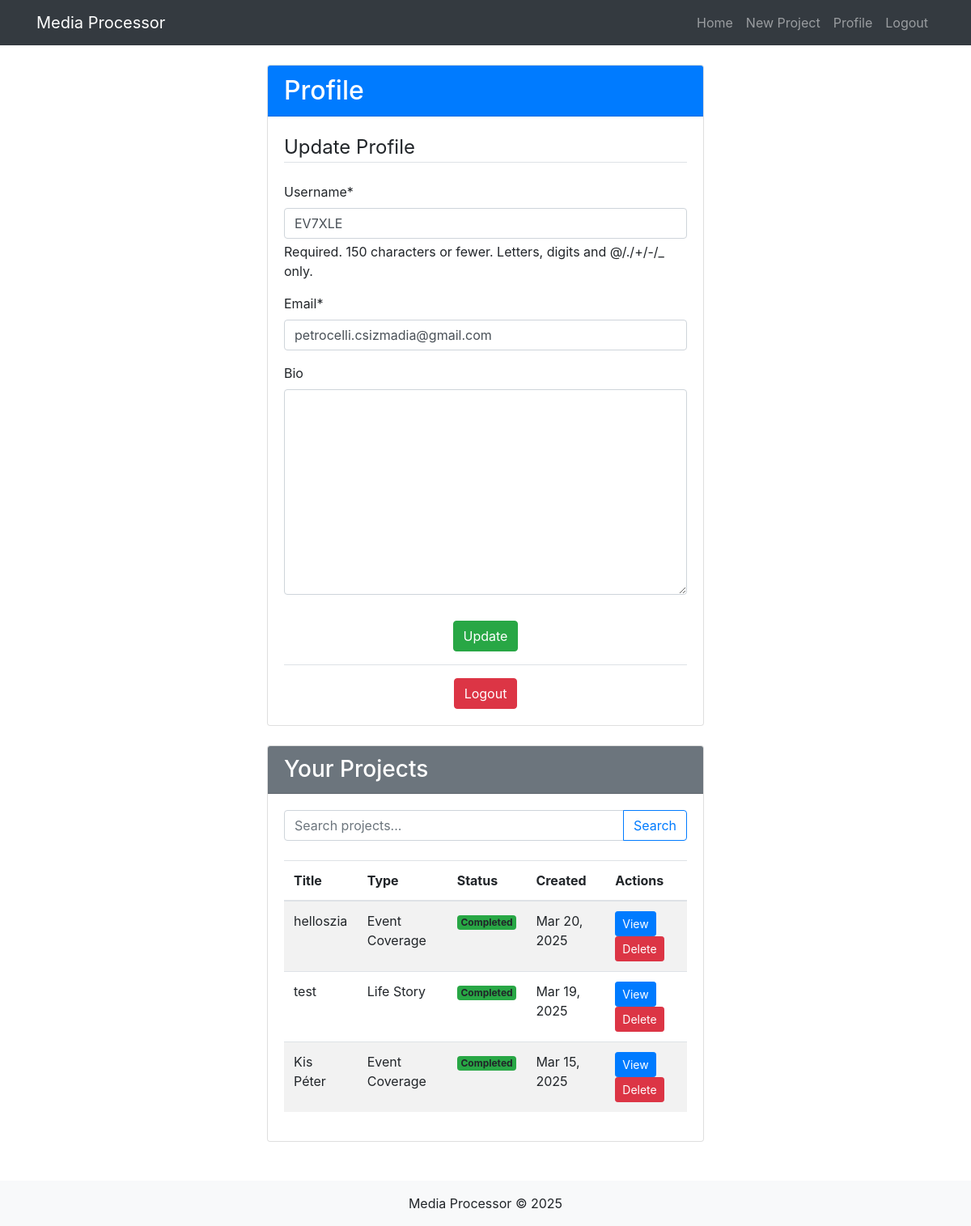
/accounts/profile/ (signed in), run on an earlier commit of the app's database.
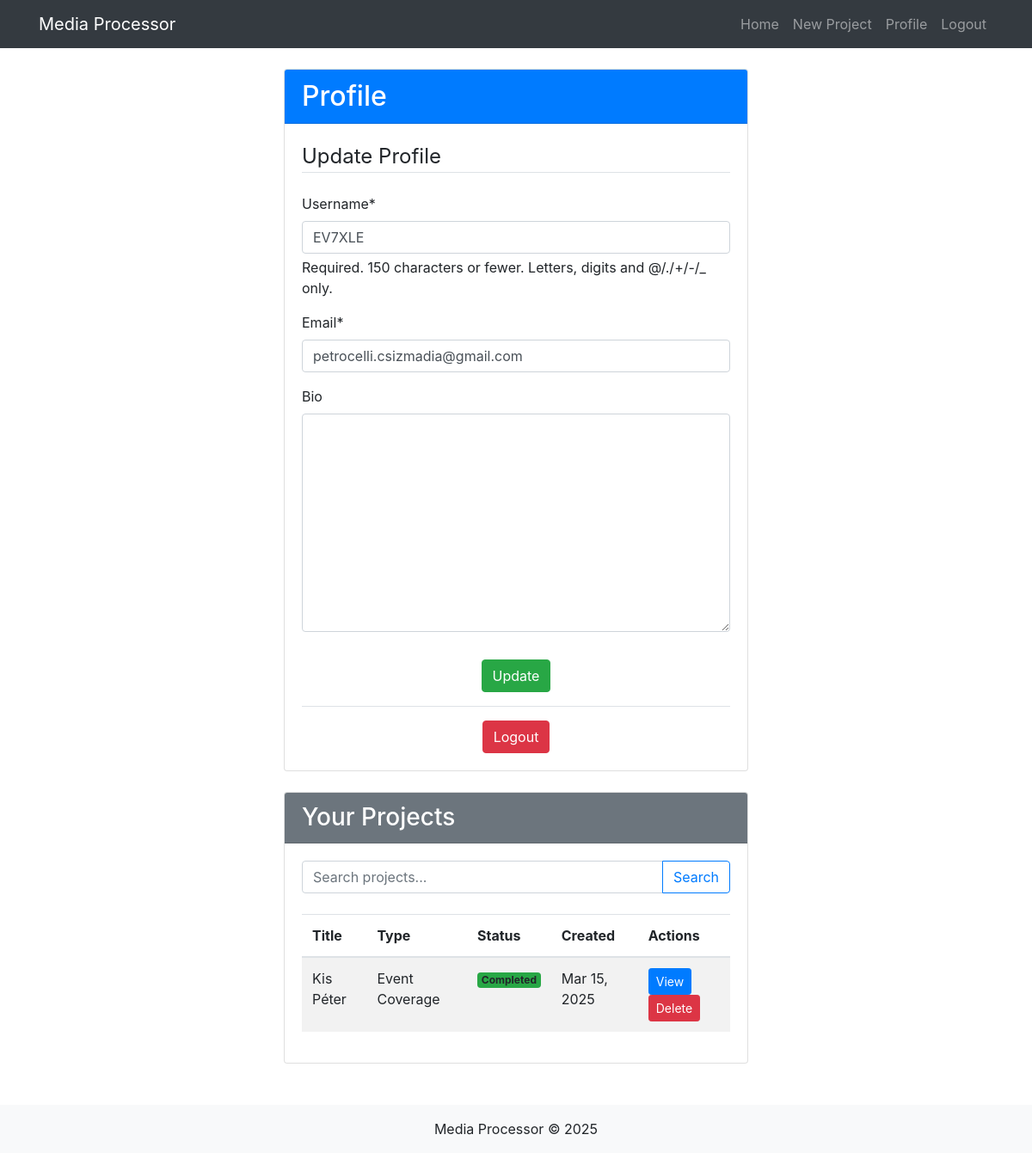
And on a later commit of the database.
### media_app/models.py (models this page shows, shortened)
class MediaProject(models.Model):
    STATUS_CHOICES = (
        ('pending', 'Pending'),
        ('processing', 'Processing'),
        ('completed', 'Completed'),
        ('failed', 'Failed'),
    )
    PROJECT_TYPES = (
        ('life_story', 'Life Story'),
        ('event_coverage', 'Event Coverage'),
        ('memory_collection', 'Memory Collection'),
    )
    title = models.CharField(max_length=200)
    description = models.TextField(blank=True)
    user = models.ForeignKey(User, on_delete=models.CASCADE)
    created_at = models.DateTimeField(auto_now_add=True)
    updated_at = models.DateTimeField(auto_now=True)
    status = models.CharField(max_length=20, choices=STATUS_CHOICES, default='pending')
    output_file = models.FileField(upload_to='outputs/', null=True, blank=True)
    qr_code = models.FileField(upload_to='qrcodes/', null=True, blank=True)
    type = models.CharField(max_length=20, choices=PROJECT_TYPES, default='life_story')
    drive_file_id = models.CharField(max_length=100, null=True, blank=True)
    drive_web_view_link = models.URLField(max_length=500, null=True, blank=True)

### accounts/views.py (the view)
# urls.py: path('profile/', views.profile, name='profile'),
@login_required
def profile(request):
    profile, created = Profile.objects.get_or_create(user=request.user)
    search_query = request.GET.get('search', '')
    projects = MediaProject.objects.filter(user=request.user)
    if search_query:
        projects = projects.filter(
            Q(title__icontains=search_query) |
            Q(description__icontains=search_query)
        )
    projects = projects.order_by('-created_at')
    if request.method == 'POST':
        if 'delete_project' in request.POST:
            project_id = request.POST.get('project_id')
            try:
                project = MediaProject.objects.get(id=project_id, user=request.user)
                project.delete()
                messages.success(request, f'Project "{project.title}" deleted successfully!')
            except MediaProject.DoesNotExist:
                messages.error(request, 'Project not found or you do not have permission.')
            except Exception as e:
                logger.error(f"Error deleting project {project_id}: {str(e)}")
                messages.error(request, f'An error occurred: {str(e)}')
            return redirect('profile')
        u_form = UserUpdateForm(request.POST, instance=request.user)
        p_form = ProfileUpdateForm(request.POST, instance=profile)
        if u_form.is_valid() and p_form.is_valid():
            u_form.save()
            p_form.save()
            messages.success(request, 'Your account has been updated!')
            return redirect('profile')
    else:
        u_form = UserUpdateForm(instance=request.user)
        p_form = ProfileUpdateForm(instance=profile)
    context = {
        'u_form': u_form,
        'p_form': p_form,
        'projects': projects,
        'search_query': search_query
    }
    return render(request, 'accounts/profile.html', context)

### accounts/forms.py
class UserUpdateForm(forms.ModelForm):
    email = forms.EmailField()
    class Meta:
        model = User
        fields = ['username', 'email']

class ProfileUpdateForm(forms.ModelForm):
    class Meta:
        model = Profile
        fields = ['bio']

### accounts/templates/accounts/profile.html (shortened to what this page needs)
{% extends 'base.html' %}
{% load crispy_forms_tags %}
{% block content %}
<div class="row">
    <div class="col-md-6 offset-md-3">
        <div class="card mb-4">
            <div class="card-header bg-primary text-white">
                <h2 class="mb-0">Profile</h2>
            </div>
            <div class="card-body">
                <form method="POST">
                    <fieldset class="form-group">
                        <legend class="border-bottom mb-4">Update Profile</legend>
                        {{ u_form|crispy }}
                        {{ p_form|crispy }}
                    </fieldset>
                    <div class="form-group text-center mt-3">
                        <button type="submit" class="btn btn-success">Update</button>
                    </div>
                </form>
                <div class="border-top pt-3 mt-3 text-center">
                    <a href="{% url 'logout' %}" class="btn btn-danger">Logout</a>
                </div>
            </div>
        </div>
        <div class="card">
            <div class="card-header bg-secondary text-white">
                <h3 class="mb-0">Your Projects</h3>
            </div>
            <div class="card-body">
                <form method="GET" class="mb-4">
                    <div class="input-group">
                        <input type="text" name="search" class="form-control" placeholder="Search projects..." value="{{ search_query }}">
                        <div class="input-group-append">
                            <button class="btn btn-outline-primary" type="submit">Search</button>
                        </div>
                    </div>
                </form>
                {% if projects %}
                    <div class="table-responsive">
                        <table class="table table-striped">
                            <thead>
                                <tr>
                                    <th>Title</th>
                                    <th>Type</th>
                                    <th>Status</th>
                                    <th>Created</th>
                                    <th>Actions</th>
                                </tr>
                            </thead>
                            <tbody>
                                {% for project in projects %}
                                    <tr>
                                        <td>{{ project.title }}</td>
                                        <td>{{ project.get_type_display }}</td>
                                        <td>
                                            <span class="badge
                                                {% if project.status == 'completed' %}bg-success
                                                {% elif project.status == 'failed' %}bg-danger
                                                {% elif project.status == 'processing' %}bg-warning
                                                {% else %}bg-info{% endif %}">
                                                {{ project.get_status_display }}
                                            </span>
                                        </td>
                                        <td>{{ project.created_at|date:"M d, Y" }}</td>
                                        <td>
                                            <a href="{% url 'project_detail' project.id %}" class="btn btn-sm btn-primary">View</a>
                                            <form method="POST" class="d-inline">
                                                <button type="submit" class="btn btn-sm btn-danger">Delete</button>
                                            </form>
                                        </td>
                                    </tr>
                                {% endfor %}
                            </tbody>
                        </table>
                    </div>
                {% endif %}
            </div>
        </div>
    </div>
</div>
{% endblock %}

What changed in the data, as far as the page shows it:
removed MediaProject: title "helloszia", type "Event Coverage", status "Completed", created_at "Mar 20, 2025"
removed MediaProject: title "test", type "Life Story", status "Completed", created_at "Mar 19, 2025"
